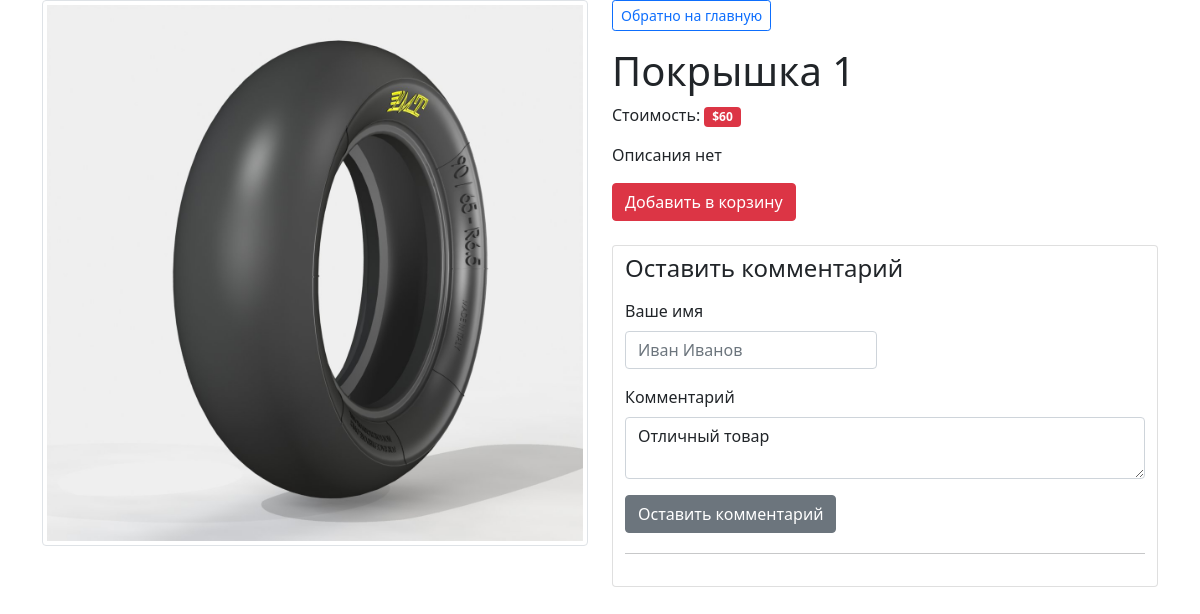
Screenshot of /product.php?id=1 with the database file from the repository.
### tables this page shows
CREATE TABLE `products` (
  `id` int(11) NOT NULL,
  `title` varchar(300) DEFAULT NULL,
  `price` int(6) DEFAULT NULL,
  `img` text DEFAULT NULL,
  `description` text DEFAULT NULL
);

### product.php (the view, shortened to what this page needs)
<?php
require './vendor/db.php';
$id = (int)$_GET['id'];
$product = mysqli_fetch_assoc(mysqli_query($db, "SELECT * FROM products WHERE id = '$id'"));
?>
<!doctype html>
<html lang="en">
<head>
    <link href="https://cdn.jsdelivr.net/npm/bootstrap@5.1.3/dist/css/bootstrap.min.css" rel="stylesheet">
</head>
<body>
<div class="container mb-5">
    <div class="row justify-content-center">
        <div class="col-sm-12 col-md-6 text-center">
            <img class="img-thumbnail mb-3" src="./assets/img/big/<?=$product['img']?>"/>
        </div>
        <div class="col-sm-12 col-md-6">
            <div>
                <a href="./index.php" class="btn btn-sm btn-outline-primary">Обратно на главную</a>
                <p class="h1 mt-3"><?=$product['title']?></p>
                <p>Стоимость: <span class="badge bg-danger">$<?=$product['price']?></span></p>
                <?php if (!empty($product['description'])): ?>
                    <p><?=$product['description']?></p>
                <?php else: ?>
                    <p>Описания нет</p>
                <?php endif; ?>
                <button data-id="<?=$product['id']?>" class="btn btn-danger btn-add-basket">Добавить в корзину</button>
            </div>
            <div class="row justify-content-center mt-4 mb-5">
                <div class="row">
                    <div class="card">
                        <h4 class="mb-3 mt-2">Оставить комментарий</h4>
                        <form id="formAddComment" data-id="<?=$id?>">
                            <div class="row g-3">
                                <div class="col-6">
                                    <label for="firstName" class="form-label">Ваше имя</label>
                                    <input id="nameComment" type="text" class="form-control" id="firstName" placeholder="Иван Иванов" value="" required="">
                                </div>
                                <div class="col-12 mb-1">
                                    <label for="comment" class="form-label">Комментарий</label>
                                    <textarea id="textComment" type="text" class="form-control" id="comment" placeholder="Расскажите о товаре">Отличный товар</textarea>
                                    <button class="btn btn-secondary mt-3">Оставить комментарий</button>
                                </div>
                            </div>
                        </form>
                        <hr>
                    </div>
                </div>
            </div>
        </div>
    </div>
</div>
</body>
</html>

### rows the page displays
products: img (picture), title "Покрышка 1", price "60"
